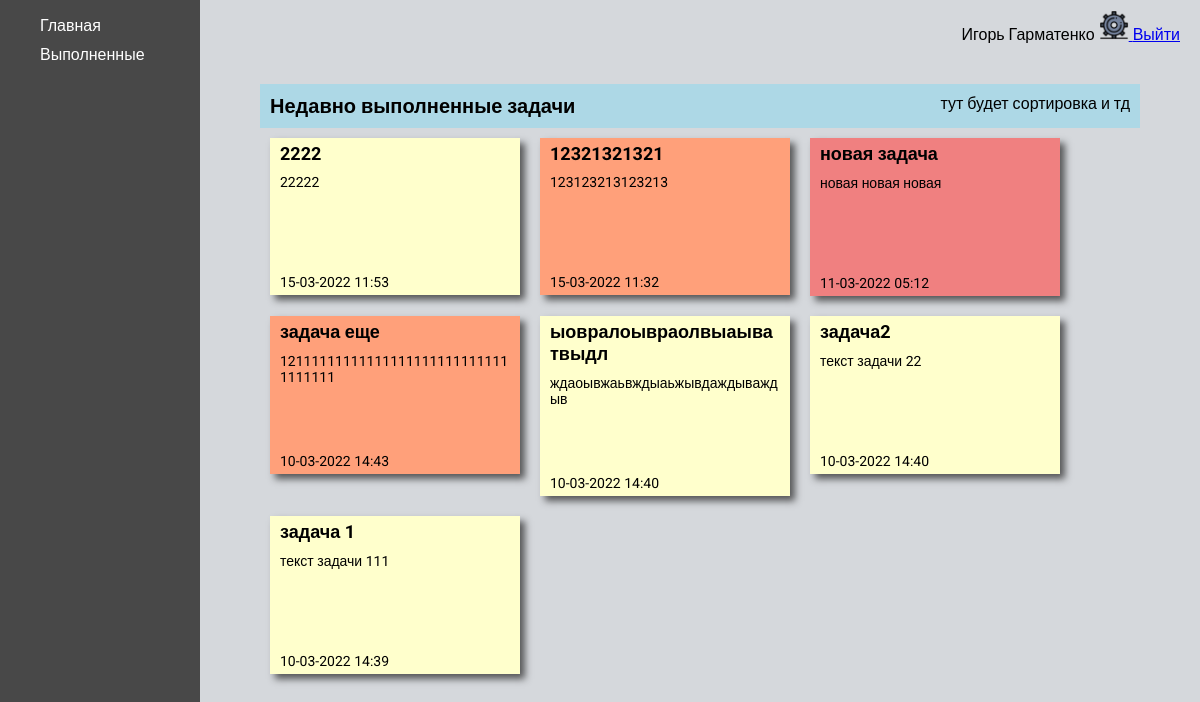
Page /done_tasks/ (signed in) on the earlier database version.
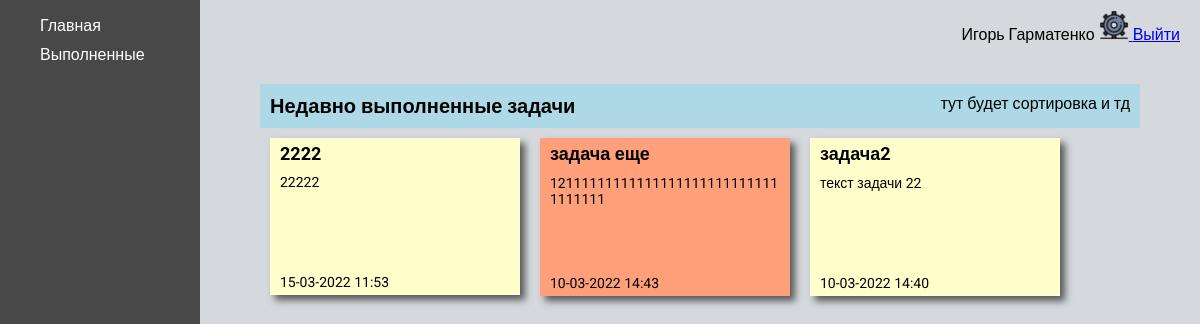
Same page on the later database version.
### ToDo/models.py (models this page shows, shortened)
class Task(models.Model):
    PRIORITY_LEVEL = (('L', 'low'),
                      ('H', 'hight'),
                      ('M', 'medium'),
                      )
    user = models.ForeignKey(settings.AUTH_USER_MODEL, on_delete=models.CASCADE, null=True, blank=True)
    title = models.CharField(max_length=200)
    descr = models.CharField(max_length=500)
    priority = models.CharField(max_length=10, choices=PRIORITY_LEVEL, default='medium')
    is_finished = models.BooleanField(default=False)
    created_at = models.DateTimeField(auto_now_add=True)
    complated_at = models.DateTimeField(auto_now=True)

### ToDo/views.py (the view)
# urls.py: path('done_tasks/', done_tasks, name='done_tasks'),
@login_required
def done_tasks(request):
    tasks = Task.objects.filter(user_id=request.user.id, is_finished=True).order_by('created_at').reverse()
    return render(request, 'ToDo/done_tasks.html', {'menu': home_menu, 'tasks': tasks})

### ToDo/templates/ToDo/done_tasks.html
{% extends 'ToDo/home_base.html' %}
{% block rightbar %}
    <div class="tasks__wrap">
        <div class="tasks__active_wrap">
            <div class="tasks__header">
                <div class="tasks__active_title">Недавно выполненные задачи</div>
                <div class="tasks__active_info">тут будет сортировка и тд</div>
            </div>
            <div class="tasks__active">
                {% for task in tasks %}
                    <div class="task {{ task.priority }}">
                        <div class="task__title">
                            <a class="task__edit-link" href="{% url 'task-edit' task.id %}">{{ task.title }}</a>
                        </div>
                        <div class="task__descr">{{ task.descr }}</div>
                        <div class="task__created_at">{{ task.created_at|date:'d-m-Y H:i' }}</div>
                    </div>
                {% endfor %}
            </div>
        </div>
    </div>
{% endblock %}

### ToDo/templates/ToDo/home_base.html (shortened to what this page needs)
{% extends 'ToDo/base.html' %}
{% load static %}
{% block content %}
    <div class="main">
        <div  class="leftbar">
            <ul class="home_menu">
                {% for key, item in menu.items %}
                    <li class="home_menu__item"><a href="{% url key %}">{{ item }}</a></li>
                {% endfor %}
            </ul>
        </div>
        <div  class="rightbar">
            <div class="home_nav">
                <div class="home_info">
                        {% if request.user.is_authenticated %}
                        <span>{{ user.first_name }} {{ user.last_name }}</span>
                        <a href="{% url 'user_settings' %}">
                            <img class="settings__icon" src="{% static 'ToDo/images/settings.png' %}" alt="settings">
                        </a>
                        <a href="{% url 'logout' %}">Выйти</a>
                    {% endif %}
                </div>
            </div>
            {% block rightbar %}
            {% endblock %}
        </div>
    </div>
{% endblock %}

Differences in the rows shown:
no longer on this page (row edited): Task: title "12321321321", descr "123123213123213", created_at "15-03-2022 11:32", priority "M" (drawn)
no longer on this page (row edited): Task: title "новая задача", descr "новая новая новая", created_at "11-03-2022 05:12", priority "H" (drawn)
no longer on this page (row edited): Task: title "ыовралоывраолвыаыватвыдл", descr "ждаоывжаьвждыаьжывдаждываждыв", created_at "10-03-2022 14:40"
no longer on this page (row edited): Task: title "задача 1", descr "текст задачи 111", created_at "10-03-2022 14:39"
